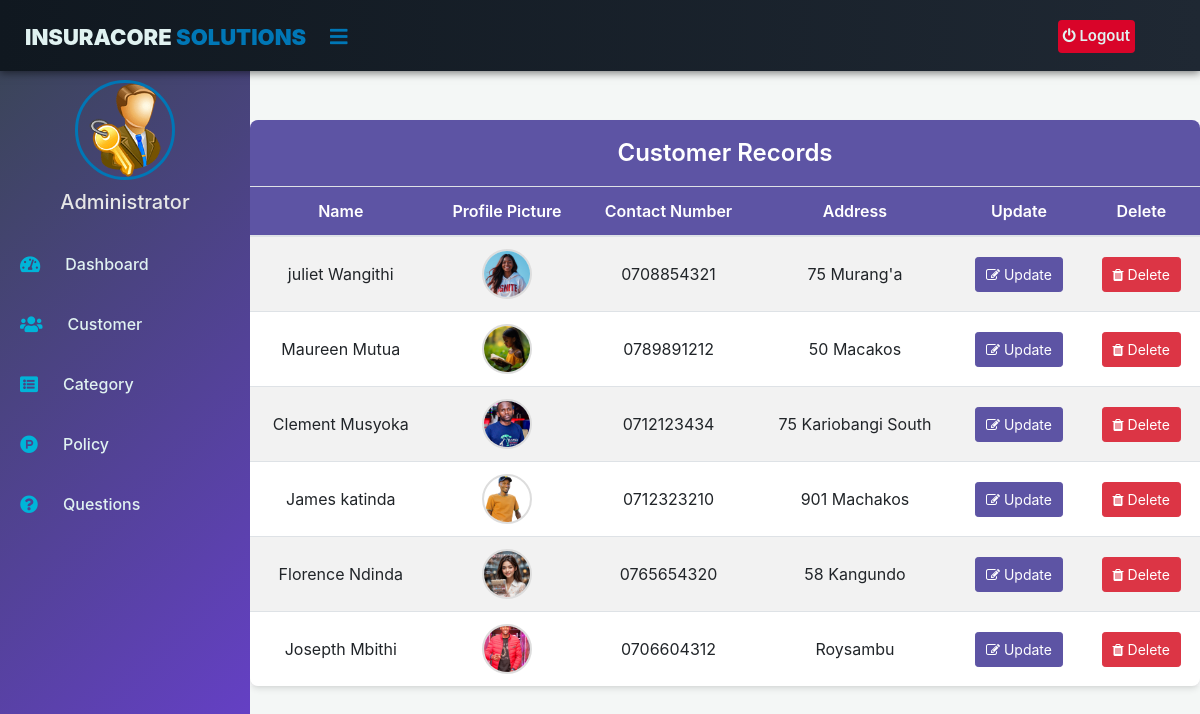
The page /admin-view-customer (signed in) on the database as committed earlier.
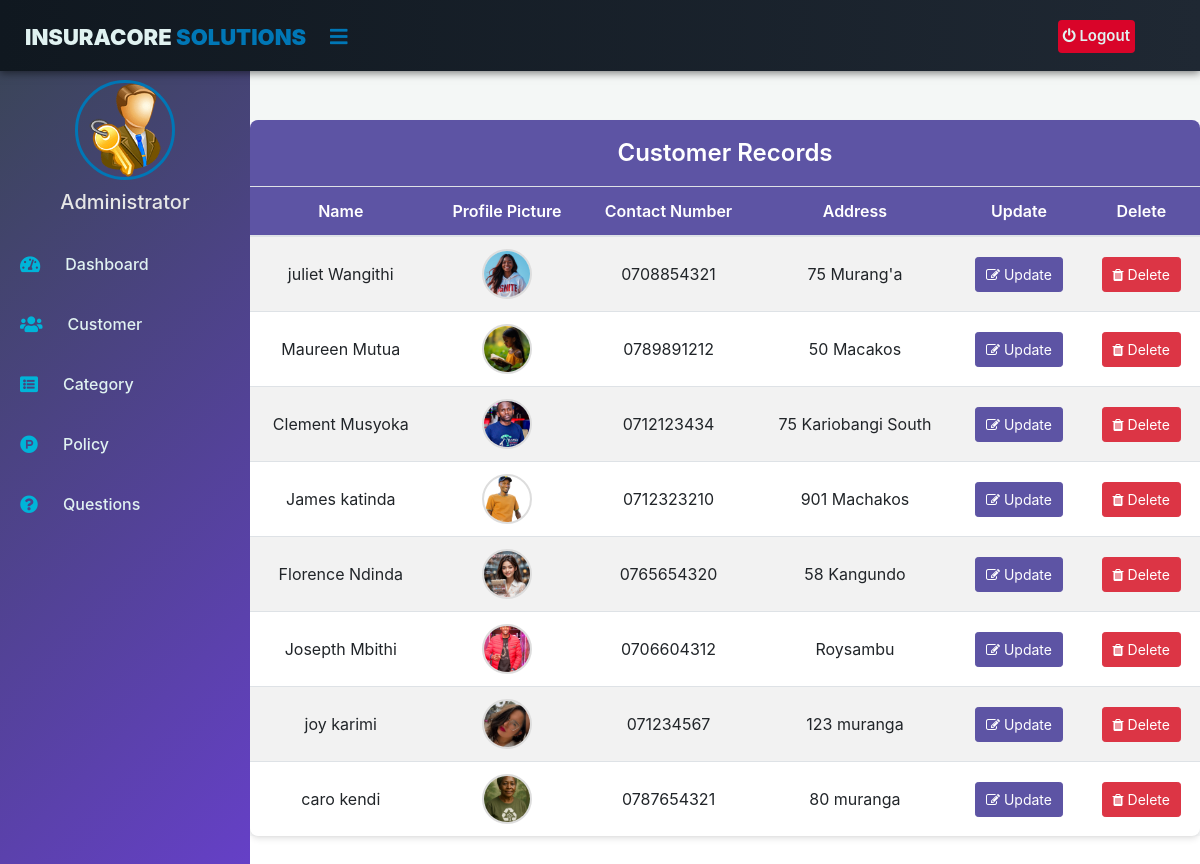
The same page on the database as committed later.
### customer/models.py (models this page shows, shortened)
class Customer(models.Model):
    user=models.OneToOneField(User,on_delete=models.CASCADE)
    profile_pic= models.ImageField(upload_to='profile_pic/Customer/',null=True,blank=True)
    address = models.CharField(max_length=40)
    mobile = models.CharField(max_length=20,null=False)
    @property
    def get_name(self):
        return self.user.first_name+" "+self.user.last_name

### insurance/views.py (the view)
# urls.py: path('admin-view-customer', views.admin_view_customer_view,name='admin-view-customer'),
@login_required(login_url='adminlogin')
def admin_view_customer_view(request):
    customers= CMODEL.Customer.objects.all()
    return render(request,'insurance/admin_view_customer.html',{'customers':customers})

### templates/insurance/admin_view_customer.html (shortened to what this page needs)
{% extends 'insurance/adminbase.html' %}
{% block content %}
{% load static %}
<head>
  <link href="https://maxcdn.bootstrapcdn.com/bootstrap/4.4.1/css/bootstrap.min.css" rel="stylesheet">
  <link href="https://maxcdn.bootstrapcdn.com/font-awesome/4.3.0/css/font-awesome.min.css" rel="stylesheet">
</head>
<div class="container-fluid-custom">
    <div class="view-card">
        <div class="card-header-custom">
            Customer Records
        </div>
        <div class="table-responsive">
          <table class="table table-hover table-striped" id="dev-table">
            <thead>
              <tr>
                <th>Name</th>
                <th>Profile Picture</th>
                <th>Contact Number</th> <th>Address</th>
                <th>Update</th>
                <th>Delete</th>
              </tr>
            </thead>
            <tbody>
              {% for t in customers %}
              <tr>
                <td>{{ t.get_name }}</td>
                <td><img src="{% static t.profile_pic.url %}" alt="Profile Pic"></td>
                <td>{{ t.mobile }}</td>
                <td>{{ t.address }}</td>
                <td>
                  <a class="btn btn-update-custom btn-sm" href="{% url 'update-customer' t.id %}">
                    <span class="fa fa-edit"></span> Update
                  </a>
                </td>
                <td>
                  <a class="btn btn-delete-custom btn-sm" href="{% url 'delete-customer' t.id %}">
                    <span class="fa fa-trash"></span> Delete
                  </a>
                </td>
              </tr>
              {% endfor %}
            </tbody>
          </table>
        </div>
    </div>
</div>
<br><br><br>
{% endblock content %}

Rows that differ between the two databases and show on the page:
added Customer: get_name "joy karimi", profile_pic (picture), mobile "071234567", address "123 muranga"
added Customer: get_name "caro kendi", profile_pic (picture), mobile "0787654321", address "80 muranga"
